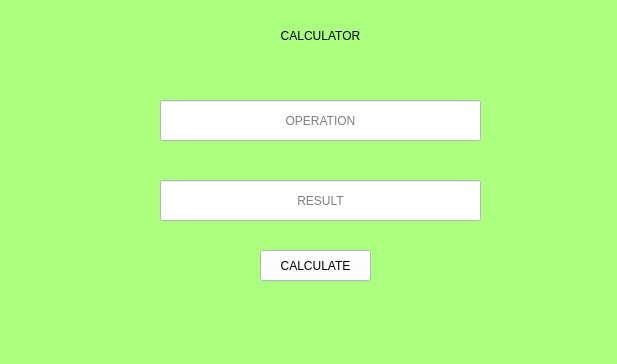
<?xml version="1.0" encoding="UTF-8"?>
<ui version="4.0">
 <class>MainWindow</class>
 <widget class="QMainWindow" name="MainWindow">
  <property name="geometry">
   <rect>
    <x>0</x>
    <y>0</y>
    <width>617</width>
    <height>364</height>
   </rect>
  </property>
  <property name="windowTitle">
   <string>MainWindow</string>
  </property>
  <property name="styleSheet">
   <string notr="true">
background-color: rgb(170, 255, 127);</string>
  </property>
  <widget class="QWidget" name="centralwidget">
   <widget class="QLabel" name="label">
    <property name="geometry">
     <rect>
      <x>140</x>
      <y>10</y>
      <width>361</width>
      <height>51</height>
     </rect>
    </property>
    <property name="styleSheet">
     <string notr="true">font: 75 36pt &quot;MS Shell Dlg 2&quot;;
color: black;</string>
    </property>
    <property name="text">
     <string>CALCULATOR</string>
    </property>
    <property name="alignment">
     <set>Qt::AlignCenter</set>
    </property>
   </widget>
   <widget class="QLineEdit" name="operacion">
    <property name="geometry">
     <rect>
      <x>160</x>
      <y>100</y>
      <width>321</width>
      <height>41</height>
     </rect>
    </property>
    <property name="styleSheet">
     <string notr="true">background-color: rgb(255, 255, 255);</string>
    </property>
    <property name="text">
     <string/>
    </property>
    <property name="alignment">
     <set>Qt::AlignCenter</set>
    </property>
    <property name="placeholderText">
     <string>OPERATION</string>
    </property>
   </widget>
   <widget class="QPushButton" name="aceptar">
    <property name="geometry">
     <rect>
      <x>260</x>
      <y>250</y>
      <width>111</width>
      <height>31</height>
     </rect>
    </property>
    <property name="styleSheet">
     <string notr="true">font: 75 10pt &quot;MS Shell Dlg 2&quot;;
border-color: rgb(0, 0, 0);
background-color: rgb(255, 255, 255);</string>
    </property>
    <property name="text">
     <string>CALCULATE</string>
    </property>
   </widget>
   <widget class="QLineEdit" name="resultado">
    <property name="geometry">
     <rect>
      <x>160</x>
      <y>180</y>
      <width>321</width>
      <height>41</height>
     </rect>
    </property>
    <property name="styleSheet">
     <string notr="true">background-color: rgb(255, 255, 255);</string>
    </property>
    <property name="text">
     <string/>
    </property>
    <property name="alignment">
     <set>Qt::AlignCenter</set>
    </property>
    <property name="placeholderText">
     <string>RESULT</string>
    </property>
   </widget>
  </widget>
  <widget class="QMenuBar" name="menubar">
   <property name="geometry">
    <rect>
     <x>0</x>
     <y>0</y>
     <width>617</width>
     <height>26</height>
    </rect>
   </property>
  </widget>
  <widget class="QStatusBar" name="statusbar"/>
 </widget>
 <resources/>
 <connections/>
</ui>
